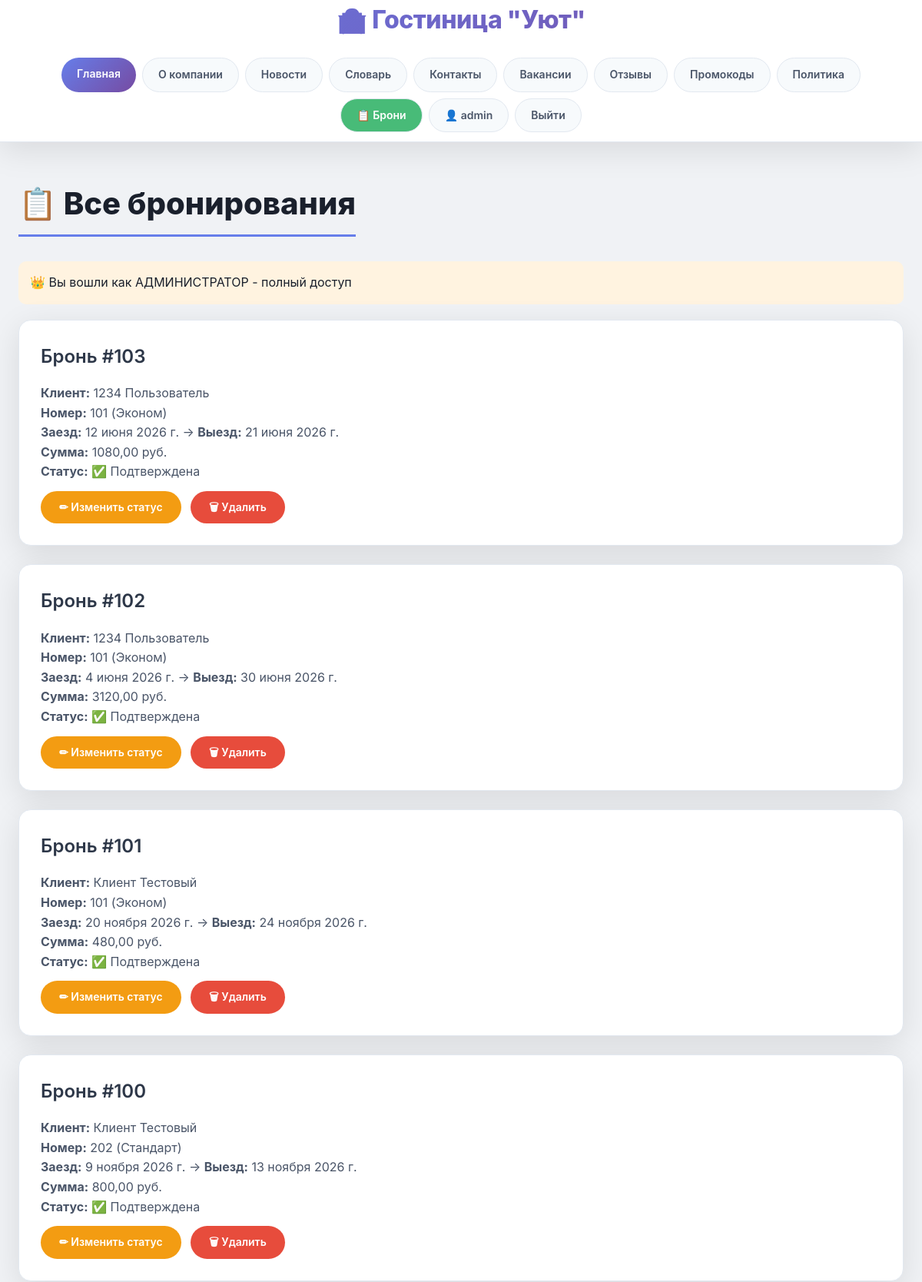
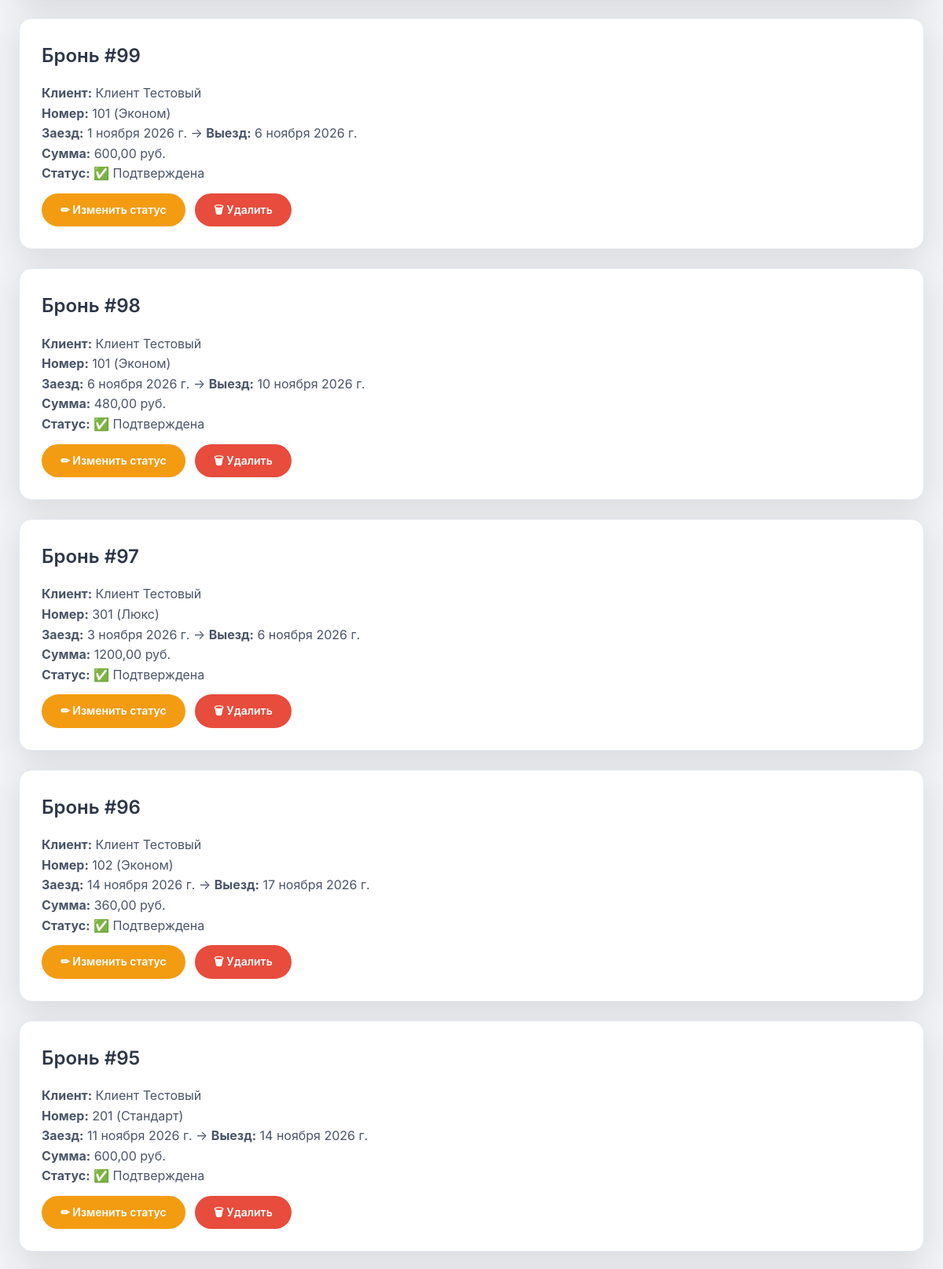
The app's page /all-bookings/ (signed in, upper part) with its own data (2 pictures, top to bottom).
### hotel/models.py (models this page shows, shortened)
class Booking(models.Model):
    STATUS_CHOICES = [
        ('pending', 'Ожидает'),
        ('confirmed', 'Подтверждена'),
        ('cancelled', 'Отменена'),
        ('completed', 'Завершена'),
    ]
    client = models.ForeignKey(Client, on_delete=models.CASCADE, related_name='bookings')
    room = models.ForeignKey(Room, on_delete=models.CASCADE, related_name='bookings')
    check_in = models.DateField()
    check_out = models.DateField()
    total_price = models.DecimalField(max_digits=10, decimal_places=2)
    status = models.CharField(max_length=20, choices=STATUS_CHOICES, default='pending')
    promo_code = models.ForeignKey(PromoCode, on_delete=models.SET_NULL, null=True, blank=True)
    created_at = models.DateTimeField(auto_now_add=True)
    updated_at = models.DateTimeField(auto_now=True)
    class Meta:
        verbose_name = 'Бронь'
        verbose_name_plural = 'Брони'

class Client(models.Model):
    user = models.OneToOneField(User, on_delete=models.CASCADE, null=True, blank=True)
    first_name = models.CharField(max_length=50, default='')
    last_name = models.CharField(max_length=50, default='')
    patronymic = models.CharField(max_length=50, blank=True)
    birth_date = models.DateField(validators=[validate_age], null=True, blank=True)
    phone = models.CharField(max_length=20, validators=[validate_phone], default='+375 (29) 000-00-00')
    email = models.EmailField(default='')
    has_child = models.BooleanField(default=False)
    created_at = models.DateTimeField(auto_now_add=True)
    updated_at = models.DateTimeField(auto_now=True)
    class Meta:
        verbose_name = 'Клиент'
        verbose_name_plural = 'Клиенты'

class Room(models.Model):
    room_number = models.CharField(max_length=10, unique=True)
    category = models.ForeignKey(RoomCategory, on_delete=models.CASCADE, related_name='rooms')
    is_available = models.BooleanField(default=True)
    description = models.TextField(blank=True)
    photo = models.ImageField(upload_to='rooms/', null=True, blank=True)
    class Meta:
        verbose_name = 'Номер'
        verbose_name_plural = 'Номера'

class RoomCategory(models.Model):
    name = models.CharField(max_length=100)
    capacity = models.IntegerField(help_text='Максимум человек')
    price_per_night = models.DecimalField(max_digits=10, decimal_places=2)
    description = models.TextField(blank=True)
    photo = models.ImageField(upload_to='categories/', null=True, blank=True)
    class Meta:
        verbose_name = 'Категория номера'
        verbose_name_plural = 'Категории номеров'

### hotel/views.py (the view)
# urls.py: path('all-bookings/', views.all_bookings, name='all_bookings'),
@login_required
def all_bookings(request):
    if request.user.is_superuser or (hasattr(request.user, 'employee')):
        bookings = Booking.objects.all().order_by('-created_at')
    else:
        try:
            client = Client.objects.get(user=request.user)
            bookings = Booking.objects.filter(client=client).order_by('-created_at')
        except:
            bookings = []
    return render(request, 'hotel/all_bookings.html', {'bookings': bookings, 'is_manager': hasattr(request.user, 'employee')})

### hotel/templates/hotel/all_bookings.html (shortened to what this page needs)
{% extends 'hotel/base.html' %}
{% block content %}
<h2>📋 Все бронирования</h2>
{% if is_manager %}
    <div style="background:#e8f5e9; padding:15px; border-radius:10px; margin-bottom:20px;">
        👑 Вы вошли как МЕНЕДЖЕР - можете управлять бронями (изменять статус, удалять)
    </div>
{% elif user.is_superuser %}
    <div style="background:#fff3e0; padding:15px; border-radius:10px; margin-bottom:20px;">
        👑 Вы вошли как АДМИНИСТРАТОР - полный доступ
    </div>
{% else %}
    <div style="background:#e3f2fd; padding:15px; border-radius:10px; margin-bottom:20px;">
        👤 Ваши бронирования
    </div>
{% endif %}
{% for booking in bookings %}
    <div class="booking-item">
        <h3>Бронь #{{ booking.id }}</h3>
        <p><strong>Клиент:</strong> {{ booking.client.last_name }} {{ booking.client.first_name }}</p>
        <p><strong>Номер:</strong> {{ booking.room.room_number }} ({{ booking.room.category.name }})</p>
        <p><strong>Заезд:</strong> {{ booking.check_in }} → <strong>Выезд:</strong> {{ booking.check_out }}</p>
        <p><strong>Сумма:</strong> {{ booking.total_price }} руб.</p>
        <p><strong>Статус:</strong>
            {% if booking.status == 'pending' %}⏳ Ожидает
            {% elif booking.status == 'confirmed' %}✅ Подтверждена
            {% elif booking.status == 'cancelled' %}❌ Отменена
            {% else %}📌 Завершена
            {% endif %}
        </p>
        {% if user.is_superuser or is_manager %}
            <a href="/booking/update/{{ booking.id }}/" class="btn" style="background:#f39c12;">✏ Изменить статус</a>
            <a href="/booking/delete/{{ booking.id }}/" class="btn" style="background:#e74c3c;">🗑 Удалить</a>
        {% endif %}
    </div>
{% empty %}
    <p>Бронирований пока нет</p>
{% endfor %}
{% endblock %}

### hotel/templates/hotel/base.html (shortened to what this page needs)
{% load static %}
<!DOCTYPE html>
<html lang="ru">
<head>
    <link rel="stylesheet" href="{% static 'hotel/css/style.css' %}?v=4">
</head>
<body>
    <header>
        <div class="container">
            <h1>🏨 Гостиница "Уют"</h1>
            <nav>
                <a href="/" {% if request.path == '/' %}style="background: linear-gradient(135deg, #667eea 0%, #764ba2 100%); color: white;"{% endif %}>Главная</a>
                <a href="/about/" {% if request.path == '/about/' %}style="background: linear-gradient(135deg, #667eea 0%, #764ba2 100%); color: white;"{% endif %}>О компании</a>
                <a href="/news/" {% if '/news/' in request.path and not request.path == '/' %}style="background: linear-gradient(135deg, #667eea 0%, #764ba2 100%); color: white;"{% endif %}>Новости</a>
                <a href="/glossary/" {% if request.path == '/glossary/' %}style="background: linear-gradient(135deg, #667eea 0%, #764ba2 100%); color: white;"{% endif %}>Словарь</a>
                <a href="/contacts/" {% if request.path == '/contacts/' %}style="background: linear-gradient(135deg, #667eea 0%, #764ba2 100%); color: white;"{% endif %}>Контакты</a>
                <a href="/vacancies/" {% if request.path == '/vacancies/' %}style="background: linear-gradient(135deg, #667eea 0%, #764ba2 100%); color: white;"{% endif %}>Вакансии</a>
                <a href="/reviews/" {% if request.path == '/reviews/' %}style="background: linear-gradient(135deg, #667eea 0%, #764ba2 100%); color: white;"{% endif %}>Отзывы</a>
                <a href="/promocodes/" {% if request.path == '/promocodes/' %}style="background: linear-gradient(135deg, #667eea 0%, #764ba2 100%); color: white;"{% endif %}>Промокоды</a>
                <a href="/privacy/" {% if request.path == '/privacy/' %}style="background: linear-gradient(135deg, #667eea 0%, #764ba2 100%); color: white;"{% endif %}>Политика</a>
                {% if user.is_authenticated %}
                    <a href="/all-bookings/" {% if '/all-bookings/' in request.path %}style="background: #48bb78; color: white;"{% else %}style="background:#48bb78; color:white;"{% endif %}>📋 Брони</a>
                    <a href="/profile/" {% if request.path == '/profile/' %}style="background: linear-gradient(135deg, #667eea 0%, #764ba2 100%); color: white;"{% endif %}>👤 {{ user.username }}</a>
                    <a href="/logout/">Выйти</a>
                {% endif %}
            </nav>
        </div>
    </header>
    <main>
        <div class="container">
            {% block content %}{% endblock %}
        </div>
    </main>
</body>
</html>

### hotel/static/hotel/css/style.css (style rules this page uses)
:root { --primary: #667eea; --primary-dark: #5a67d8; --secondary: #f56565; --dark: #2d3748; --light: #f7fafc; --gray: #718096; --success: #48bb78; --warning: #ed8936; --gradient: linear-gradient(135deg, #667eea 0%, #764ba2 100%); --shadow: 0 10px 40px rgba(0,0,0,0.1); --shadow-hover: 0 20px 60px rgba(0,0,0,0.15); --border-radius: 16px; --transition: all 0.3s ease; }
* { margin: 0; padding: 0; box-sizing: border-box; }
body { font-family: 'Inter', -apple-system, BlinkMacSystemFont, 'Segoe UI', Roboto, sans-serif; background: #f0f2f5; color: #1a202c; line-height: 1.6; min-height: 100vh; }
.container { max-width: 1280px; margin: 0 auto; padding: 0 24px; position: relative; z-index: 1; }
header { background: white; box-shadow: var(--shadow); position: sticky; top: 0; z-index: 1000; border-bottom: 1px solid #e2e8f0; }
header h1 { font-size: 2rem; font-weight: 800; background: var(--gradient); -webkit-background-clip: text; -webkit-text-fill-color: transparent; background-clip: text; margin-bottom: 12px; letter-spacing: -0.5px; text-align: center; }
nav { display: flex; flex-wrap: wrap; justify-content: center; gap: 8px; padding: 12px 0; }
nav a { color: #4a5568; text-decoration: none; padding: 10px 20px; font-weight: 600; border-radius: 40px; transition: var(--transition); font-size: 14px; white-space: nowrap; background: #f7fafc; border: 1px solid #e2e8f0; }
nav a:first-child { background: var(--gradient); color: white; border: none; }
.news-item, .term-item, .vacancy-item, .review-item, .promo-item, .booking-item, .employee-card { background: white; padding: 28px; margin-bottom: 24px; border-radius: var(--border-radius); box-shadow: var(--shadow); transition: var(--transition); border: 1px solid #e2e8f0; color: #1a202c; }
.news-item h3, .term-item strong, .vacancy-item h3, .review-item p, .promo-item h3, .booking-item p, .employee-card h3 { color: #2d3748; }
.news-item p, .term-item p, .vacancy-item p, .review-item p, .promo-item p, .booking-item p, .employee-card p { color: #4a5568; }
.btn { display: inline-block; background: var(--gradient); color: white !important; padding: 10px 24px; text-decoration: none; border-radius: 40px; margin-top: 12px; margin-right: 8px; transition: var(--transition); border: none; cursor: pointer; font-weight: 600; font-size: 14px; }
main { padding: 48px 0; }
main h2 { font-size: 2.5rem; font-weight: 800; margin-bottom: 32px; color: #1a202c; border-bottom: 3px solid var(--primary); display: inline-block; padding-bottom: 8px; }
main h3 { font-size: 1.5rem; font-weight: 600; margin-bottom: 16px; color: #2d3748; }
.news-item, .term-item, .vacancy-item, .review-item, .promo-item, .booking-item, .employee-card { animation: fadeIn 0.5s ease-out; }

### records on screen
Booking: id "103", client.last_name "1234", client.first_name "Пользователь", room.room_number "101", room.category.name "Эконом", check_in "12 июня 2026 г.", check_out "21 июня 2026 г.", total_price "1080,00", status "✅ Подтверждена"
Booking: id "102", client.last_name "1234", client.first_name "Пользователь", room.room_number "101", room.category.name "Эконом", check_in "4 июня 2026 г.", check_out "30 июня 2026 г.", total_price "3120,00", status "✅ Подтверждена"
Booking: id "101", client.last_name "Клиент", client.first_name "Тестовый", room.room_number "101", room.category.name "Эконом", check_in "20 ноября 2026 г.", check_out "24 ноября 2026 г.", total_price "480,00", status "✅ Подтверждена"
Booking: id "100", client.last_name "Клиент", client.first_name "Тестовый", room.room_number "202", room.category.name "Стандарт", check_in "9 ноября 2026 г.", check_out "13 ноября 2026 г.", total_price "800,00", status "✅ Подтверждена"
Booking: id "99", client.last_name "Клиент", client.first_name "Тестовый", room.room_number "101", room.category.name "Эконом", check_in "1 ноября 2026 г.", check_out "6 ноября 2026 г.", total_price "600,00", status "✅ Подтверждена"
Booking: id "98", client.last_name "Клиент", client.first_name "Тестовый", room.room_number "101", room.category.name "Эконом", check_in "6 ноября 2026 г.", check_out "10 ноября 2026 г.", total_price "480,00", status "✅ Подтверждена"
Booking: id "97", client.last_name "Клиент", client.first_name "Тестовый", room.room_number "301", room.category.name "Люкс", check_in "3 ноября 2026 г.", check_out "6 ноября 2026 г.", total_price "1200,00", status "✅ Подтверждена"
Booking: id "96", client.last_name "Клиент", client.first_name "Тестовый", room.room_number "102", room.category.name "Эконом", check_in "14 ноября 2026 г.", check_out "17 ноября 2026 г.", total_price "360,00", status "✅ Подтверждена"
Booking: id "95", client.last_name "Клиент", client.first_name "Тестовый", room.room_number "201", room.category.name "Стандарт", check_in "11 ноября 2026 г.", check_out "14 ноября 2026 г.", total_price "600,00", status "✅ Подтверждена"

### other values on screen
{{ user.username }} "admin"
